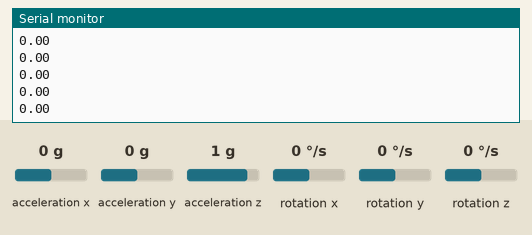
A sketch run on a simulated Arduino Uno, built with avr-gcc and run on an emulated ATmega328P. Parts: the last lines printed to the serial monitor. Wiring (inferred from the names in the program): MPU-6050 motion sensor at I2C address 0x68. The test bench sets the inputs (shaded band); at power-on: acceleration z 1 g, acceleration y 0 g, acceleration x 0 g, rotation x 0 °/s, rotation y 0 °/s, rotation z 0 °/s.

Above: at 1.2 s.
1.3 s: acceleration z set to 0 g
At 1.8 s:
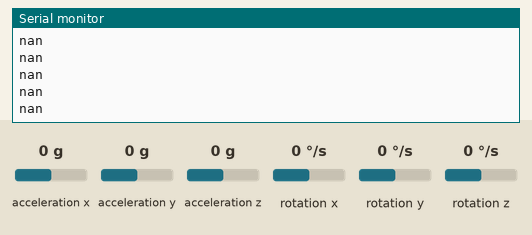
3.2 s: acceleration y set to -1.4 g
At 4.0 s:
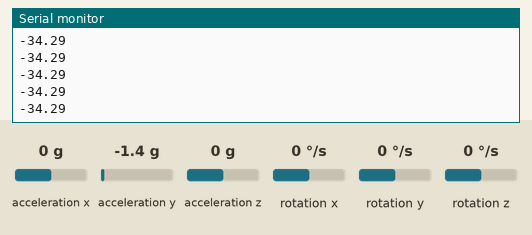
4.7 s: acceleration x set to -1.4 g
At 5.2 s:
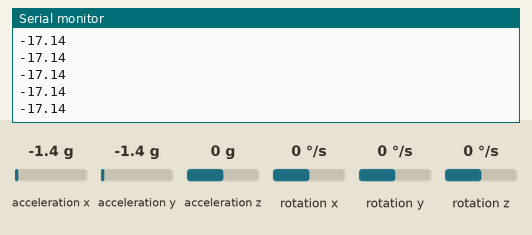
6.2 s: rotation x set to -192 °/s
At 6.7 s:
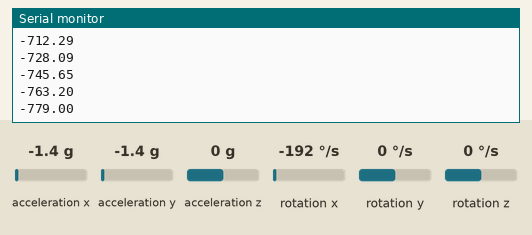
Timing chart, 0 to 8.7 s (numbered marks = the images above; inputs shaded):
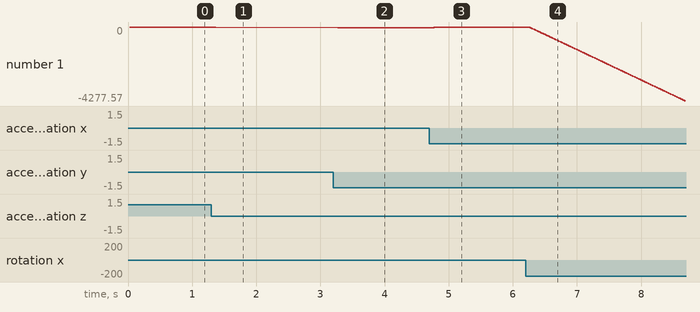

The sketch:

ArduinoAngleGauge.ino
```cpp
#include <Wire.h>

const int MPU = 0x68; // MPU6050 I2C address

float AccX, AccY, AccZ;
float GyroX, GyroY, GyroZ;
float accAngleX, accAngleY, gyroAngleX, gyroAngleY, gyroAngleZ;
float roll, pitch, yaw;
float AccErrorX, AccErrorY, GyroErrorX, GyroErrorY, GyroErrorZ;
float elapsedTime, currentTime, previousTime;
int c = 0;

double myRoll, myAngle;

void setup() {
  Serial.begin(9600);

  Wire.begin();                      // Initialize comunication
  Wire.beginTransmission(MPU);       // Start communication with MPU6050 // MPU=0x68
  Wire.write(0x6B);                  // Talk to the register 6B
  Wire.write(0x00);                  // Make reset - place a 0 into the 6B register
  Wire.endTransmission(true);        //end the transmission

  delay(20);
}

void loop() {
  myRoll = ReadAngleData();
  myAngle = mapf(roll, 0.0, 9.45, 0.0, 90.0);
  Serial.println(myAngle);
}

double ReadAngleData(){
  // === Read acceleromter data === //
  Wire.beginTransmission(MPU);
  Wire.write(0x3B); // Start with register 0x3B (ACCEL_XOUT_H)
  Wire.endTransmission(false);
  Wire.requestFrom(MPU, 6, true); // Read 6 registers total, each axis value is stored in 2 registers

  //For a range of +-2g, we need to divide the raw values by 16384, according to the datasheet
  AccX = (Wire.read() << 8 | Wire.read()) / 16384.0; // X-axis value
  AccY = (Wire.read() << 8 | Wire.read()) / 16384.0; // Y-axis value
  AccZ = (Wire.read() << 8 | Wire.read()) / 16384.0; // Z-axis value

  // Calculating Roll and Pitch from the accelerometer data
  accAngleX = (atan(AccY / sqrt(pow(AccX, 2) + pow(AccZ, 2))) * 180 / PI) - AccErrorX ; // AccErrorX ~(0.58) See the calculate_IMU_error()custom function for more details
  accAngleY = (atan(-1 * AccX / sqrt(pow(AccY, 2) + pow(AccZ, 2))) * 180 / PI) - AccErrorY ; // AccErrorY ~(-1.58)

  // === Read gyroscope data === //
  previousTime = currentTime;        // Previous time is stored before the actual time read
  currentTime = millis();            // Current time actual time read
  elapsedTime = (currentTime - previousTime) / 1000; // Divide by 1000 to get seconds

  Wire.beginTransmission(MPU);
  Wire.write(0x43); // Gyro data first register address 0x43
  Wire.endTransmission(false);
  Wire.requestFrom(MPU, 6, true); // Read 4 registers total, each axis value is stored in 2 registers

  GyroX = (Wire.read() << 8 | Wire.read()) / 131.0; // For a 250deg/s range we have to divide first the raw value by 131.0, according to the datasheet
  GyroY = (Wire.read() << 8 | Wire.read()) / 131.0;
  GyroZ = (Wire.read() << 8 | Wire.read()) / 131.0;

  // Correct the outputs with the calculated error values
  GyroX = GyroX - GyroErrorX ; // GyroErrorX ~(-0.56)
  GyroY = GyroY - GyroErrorY ; // GyroErrorY ~(2)
  GyroZ = GyroZ - GyroErrorZ ; // GyroErrorZ ~ (-0.8)

  // Currently the raw values are in degrees per seconds, deg/s, so we need to multiply by sendonds (s) to get the angle in degrees
  gyroAngleX = gyroAngleX + GyroX * elapsedTime; // deg/s * s = deg
  gyroAngleY = gyroAngleY + GyroY * elapsedTime;
  yaw =  yaw + GyroZ * elapsedTime;

  // Complementary filter - combine acceleromter and gyro angle values
  roll = 0.96 * gyroAngleX + 0.04 * accAngleX;
  pitch = 0.96 * gyroAngleY + 0.04 * accAngleY;

  return roll;
}

double mapf(double x, double in_min, double in_max, double out_min, double out_max)
{
    return (x - in_min) * (out_max - out_min) / (in_max - in_min) + out_min;
}
```

Measured:
- after the input at 1.3 s, the serial monitor: prints a new line after 0.07 s (image 1)
- after the input at 3.2 s, the serial monitor: prints a new line after 0.07 s (image 2)
- after the input at 4.7 s, the serial monitor: prints a new line after 0.08 s (image 3)
- after the input at 6.2 s, the serial monitor: prints a new line after 0.07 s (image 4)
- plotted number 1: 0 → -34.29 after the input at 3.2 s, -34.29 → -17.14 after the input at 4.7 s, -17.14 → -4277.57 after the input at 6.2 s
